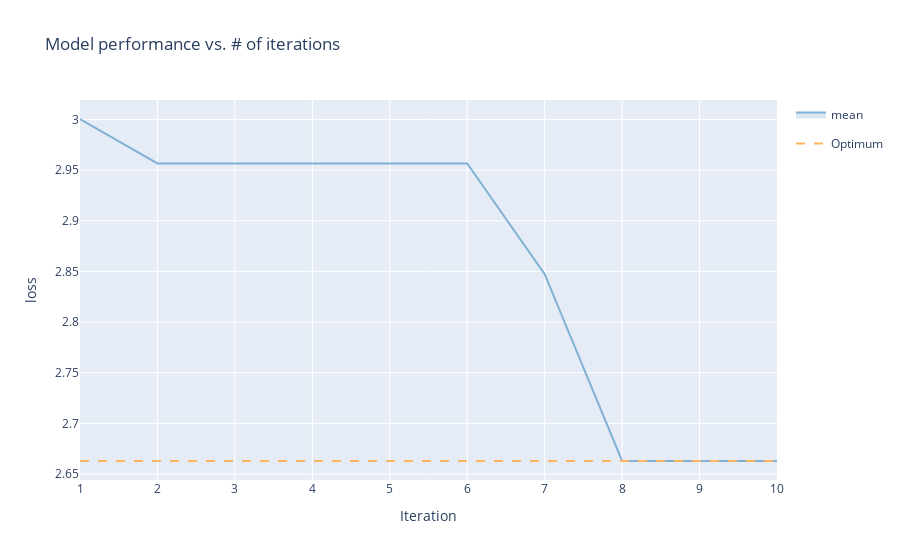

Write notebook code for a chart like this one.
### Code cell
bayesnn.plot_hyperopt_performance()

### Figure 1 — Plotly figure (JSON) as saved in the notebook; plotly's stock layout.template omitted (floating-point values rounded to 4 significant figures)
{"data": [{"hoverinfo": "none", "legendgroup": "", "line": {"width": 0}, "mode": "lines", "showlegend": false, "type": "scatter", "x": [1, 2, 3, 4, 5, 6, 7, 8, 9, 10], "y": [3.0, 2.957, 2.957, 2.957, 2.957, 2.957, 2.847, 2.663, 2.663, 2.663]}, {"fill": "tonexty", "fillcolor": "rgba(128,177,211,0.3)", "legendgroup": "mean", "line": {"color": "rgba(128,177,211,1)"}, "mode": "lines", "name": "mean", "type": "scatter", "x": [1, 2, 3, 4, 5, 6, 7, 8, 9, 10], "y": [3.0, 2.957, 2.957, 2.957, 2.957, 2.957, 2.847, 2.663, 2.663, 2.663]}, {"fill": "tonexty", "fillcolor": "rgba(128,177,211,0.3)", "hoverinfo": "none", "legendgroup": "", "line": {"width": 0}, "mode": "lines", "showlegend": false, "type": "scatter", "x": [1, 2, 3, 4, 5, 6, 7, 8, 9, 10], "y": [3.0, 2.957, 2.957, 2.957, 2.957, 2.957, 2.847, 2.663, 2.663, 2.663]}, {"line": {"color": "rgba(253,180,98,1)", "dash": "dash"}, "mode": "lines", "name": "Optimum", "type": "scatter", "x": [1, 10], "y": [2.663, 2.663]}], "layout": {"showlegend": true, "title": {"text": "Model performance vs. # of iterations"}, "xaxis": {"title": {"text": "Iteration"}}, "yaxis": {"title": {"text": "loss"}}}}
